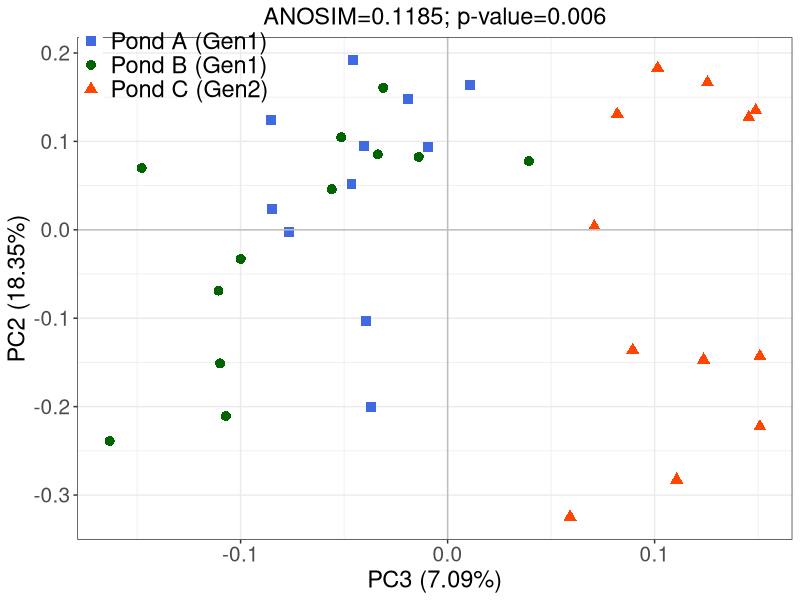

This figure's R source:
#!/usr/bin/env Rscript
## Purpose of script: beta diversity pcoa plot
## Date created: 13.07.2020
## Author: luigui gallardo-becerra (bfllg77@gmail.com)

#Installation of packages
#install.packages('optparse')
library("ggplot2")

#Data input
data <- read.table(file = "pcoa_data.txt",
    header = TRUE,
    sep = '\t')

group = data$Pond

#Define colors
colors <- c( "royalblue", "darkgreen", "orangered")

#Define shapes
shapes <- c(15, 16, 17)

# Creation of the graph
theme_set(theme_bw())
graph <- ggplot(data, aes(y = pc2.0.18351911740638438., x = pc3.0.07089508464704075.)) +
geom_point(aes(col=group,
    shape=group),
    size = 3) +
scale_color_manual(values = colors) +
scale_shape_manual(values = shapes) +
labs(x="PC3 (7.09%)", 
    y="PC2 (18.35%)",
    title = "ANOSIM=0.1185; p-value=0.006") +
geom_hline(yintercept=0,
    color = "gray") +
geom_vline(xintercept=0,
    color = "gray") +
  theme(legend.title = element_blank(),
        legend.position = c(0.135, 0.945),
        legend.background = element_blank(),
        legend.text = element_text(size=17),
        axis.text.x = element_text(size=15),
        axis.text.y = element_text(size=15),
        axis.title.x = element_text(size = 17),
        axis.title.y = element_text(size = 17),
        plot.title = element_text(hjust = 0.5,
                                  size = 17))

#Plot pdf
pdf(file = "pond.pdf")
graph
dev.off()
